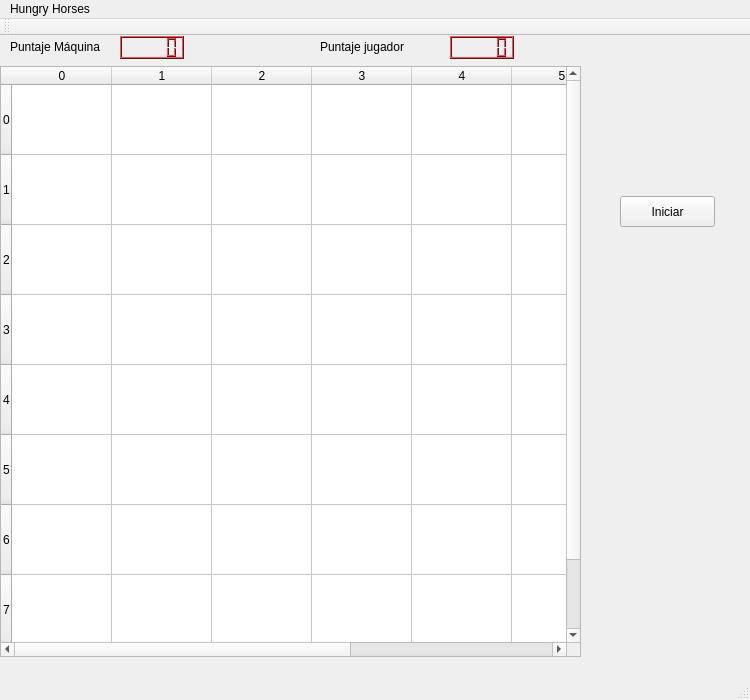
<?xml version="1.0" encoding="UTF-8"?>
<ui version="4.0">
 <class>MainWindow</class>
 <widget class="QMainWindow" name="MainWindow">
  <property name="geometry">
   <rect>
    <x>0</x>
    <y>0</y>
    <width>750</width>
    <height>700</height>
   </rect>
  </property>
  <property name="minimumSize">
   <size>
    <width>750</width>
    <height>700</height>
   </size>
  </property>
  <property name="maximumSize">
   <size>
    <width>750</width>
    <height>700</height>
   </size>
  </property>
  <property name="windowTitle">
   <string>MainWindow</string>
  </property>
  <widget class="QWidget" name="centralWidget">
   <widget class="QLCDNumber" name="puntajeMaquina">
    <property name="geometry">
     <rect>
      <x>120</x>
      <y>0</y>
      <width>64</width>
      <height>23</height>
     </rect>
    </property>
    <property name="palette">
     <palette>
      <active>
       <colorrole role="WindowText">
        <brush brushstyle="SolidPattern">
         <color alpha="255">
          <red>0</red>
          <green>0</green>
          <blue>0</blue>
         </color>
        </brush>
       </colorrole>
       <colorrole role="Button">
        <brush brushstyle="SolidPattern">
         <color alpha="255">
          <red>171</red>
          <green>55</green>
          <blue>55</blue>
         </color>
        </brush>
       </colorrole>
       <colorrole role="Light">
        <brush brushstyle="SolidPattern">
         <color alpha="255">
          <red>255</red>
          <green>83</green>
          <blue>83</blue>
         </color>
        </brush>
       </colorrole>
       <colorrole role="Midlight">
        <brush brushstyle="SolidPattern">
         <color alpha="255">
          <red>213</red>
          <green>69</green>
          <blue>69</blue>
         </color>
        </brush>
       </colorrole>
       <colorrole role="Dark">
        <brush brushstyle="SolidPattern">
         <color alpha="255">
          <red>85</red>
          <green>27</green>
          <blue>27</blue>
         </color>
        </brush>
       </colorrole>
       <colorrole role="Mid">
        <brush brushstyle="SolidPattern">
         <color alpha="255">
          <red>114</red>
          <green>36</green>
          <blue>36</blue>
         </color>
        </brush>
       </colorrole>
       <colorrole role="Text">
        <brush brushstyle="SolidPattern">
         <color alpha="255">
          <red>0</red>
          <green>0</green>
          <blue>0</blue>
         </color>
        </brush>
       </colorrole>
       <colorrole role="BrightText">
        <brush brushstyle="SolidPattern">
         <color alpha="255">
          <red>255</red>
          <green>255</green>
          <blue>255</blue>
         </color>
        </brush>
       </colorrole>
       <colorrole role="ButtonText">
        <brush brushstyle="SolidPattern">
         <color alpha="255">
          <red>0</red>
          <green>0</green>
          <blue>0</blue>
         </color>
        </brush>
       </colorrole>
       <colorrole role="Base">
        <brush brushstyle="SolidPattern">
         <color alpha="255">
          <red>255</red>
          <green>255</green>
          <blue>255</blue>
         </color>
        </brush>
       </colorrole>
       <colorrole role="Window">
        <brush brushstyle="SolidPattern">
         <color alpha="255">
          <red>171</red>
          <green>55</green>
          <blue>55</blue>
         </color>
        </brush>
       </colorrole>
       <colorrole role="Shadow">
        <brush brushstyle="SolidPattern">
         <color alpha="255">
          <red>0</red>
          <green>0</green>
          <blue>0</blue>
         </color>
        </brush>
       </colorrole>
       <colorrole role="AlternateBase">
        <brush brushstyle="SolidPattern">
         <color alpha="255">
          <red>213</red>
          <green>155</green>
          <blue>155</blue>
         </color>
        </brush>
       </colorrole>
       <colorrole role="ToolTipBase">
        <brush brushstyle="SolidPattern">
         <color alpha="255">
          <red>255</red>
          <green>255</green>
          <blue>220</blue>
         </color>
        </brush>
       </colorrole>
       <colorrole role="ToolTipText">
        <brush brushstyle="SolidPattern">
         <color alpha="255">
          <red>0</red>
          <green>0</green>
          <blue>0</blue>
         </color>
        </brush>
       </colorrole>
      </active>
      <inactive>
       <colorrole role="WindowText">
        <brush brushstyle="SolidPattern">
         <color alpha="255">
          <red>0</red>
          <green>0</green>
          <blue>0</blue>
         </color>
        </brush>
       </colorrole>
       <colorrole role="Button">
        <brush brushstyle="SolidPattern">
         <color alpha="255">
          <red>171</red>
          <green>55</green>
          <blue>55</blue>
         </color>
        </brush>
       </colorrole>
       <colorrole role="Light">
        <brush brushstyle="SolidPattern">
         <color alpha="255">
          <red>255</red>
          <green>83</green>
          <blue>83</blue>
         </color>
        </brush>
       </colorrole>
       <colorrole role="Midlight">
        <brush brushstyle="SolidPattern">
         <color alpha="255">
          <red>213</red>
          <green>69</green>
          <blue>69</blue>
         </color>
        </brush>
       </colorrole>
       <colorrole role="Dark">
        <brush brushstyle="SolidPattern">
         <color alpha="255">
          <red>85</red>
          <green>27</green>
          <blue>27</blue>
         </color>
        </brush>
       </colorrole>
       <colorrole role="Mid">
        <brush brushstyle="SolidPattern">
         <color alpha="255">
          <red>114</red>
          <green>36</green>
          <blue>36</blue>
         </color>
        </brush>
       </colorrole>
       <colorrole role="Text">
        <brush brushstyle="SolidPattern">
         <color alpha="255">
          <red>0</red>
          <green>0</green>
          <blue>0</blue>
         </color>
        </brush>
       </colorrole>
       <colorrole role="BrightText">
        <brush brushstyle="SolidPattern">
         <color alpha="255">
          <red>255</red>
          <green>255</green>
          <blue>255</blue>
         </color>
        </brush>
       </colorrole>
       <colorrole role="ButtonText">
        <brush brushstyle="SolidPattern">
         <color alpha="255">
          <red>0</red>
          <green>0</green>
          <blue>0</blue>
         </color>
        </brush>
       </colorrole>
       <colorrole role="Base">
        <brush brushstyle="SolidPattern">
         <color alpha="255">
          <red>255</red>
          <green>255</green>
          <blue>255</blue>
         </color>
        </brush>
       </colorrole>
       <colorrole role="Window">
        <brush brushstyle="SolidPattern">
         <color alpha="255">
          <red>171</red>
          <green>55</green>
          <blue>55</blue>
         </color>
        </brush>
       </colorrole>
       <colorrole role="Shadow">
        <brush brushstyle="SolidPattern">
         <color alpha="255">
          <red>0</red>
          <green>0</green>
          <blue>0</blue>
         </color>
        </brush>
       </colorrole>
       <colorrole role="AlternateBase">
        <brush brushstyle="SolidPattern">
         <color alpha="255">
          <red>213</red>
          <green>155</green>
          <blue>155</blue>
         </color>
        </brush>
       </colorrole>
       <colorrole role="ToolTipBase">
        <brush brushstyle="SolidPattern">
         <color alpha="255">
          <red>255</red>
          <green>255</green>
          <blue>220</blue>
         </color>
        </brush>
       </colorrole>
       <colorrole role="ToolTipText">
        <brush brushstyle="SolidPattern">
         <color alpha="255">
          <red>0</red>
          <green>0</green>
          <blue>0</blue>
         </color>
        </brush>
       </colorrole>
      </inactive>
      <disabled>
       <colorrole role="WindowText">
        <brush brushstyle="SolidPattern">
         <color alpha="255">
          <red>85</red>
          <green>27</green>
          <blue>27</blue>
         </color>
        </brush>
       </colorrole>
       <colorrole role="Button">
        <brush brushstyle="SolidPattern">
         <color alpha="255">
          <red>171</red>
          <green>55</green>
          <blue>55</blue>
         </color>
        </brush>
       </colorrole>
       <colorrole role="Light">
        <brush brushstyle="SolidPattern">
         <color alpha="255">
          <red>255</red>
          <green>83</green>
          <blue>83</blue>
         </color>
        </brush>
       </colorrole>
       <colorrole role="Midlight">
        <brush brushstyle="SolidPattern">
         <color alpha="255">
          <red>213</red>
          <green>69</green>
          <blue>69</blue>
         </color>
        </brush>
       </colorrole>
       <colorrole role="Dark">
        <brush brushstyle="SolidPattern">
         <color alpha="255">
          <red>85</red>
          <green>27</green>
          <blue>27</blue>
         </color>
        </brush>
       </colorrole>
       <colorrole role="Mid">
        <brush brushstyle="SolidPattern">
         <color alpha="255">
          <red>114</red>
          <green>36</green>
          <blue>36</blue>
         </color>
        </brush>
       </colorrole>
       <colorrole role="Text">
        <brush brushstyle="SolidPattern">
         <color alpha="255">
          <red>85</red>
          <green>27</green>
          <blue>27</blue>
         </color>
        </brush>
       </colorrole>
       <colorrole role="BrightText">
        <brush brushstyle="SolidPattern">
         <color alpha="255">
          <red>255</red>
          <green>255</green>
          <blue>255</blue>
         </color>
        </brush>
       </colorrole>
       <colorrole role="ButtonText">
        <brush brushstyle="SolidPattern">
         <color alpha="255">
          <red>85</red>
          <green>27</green>
          <blue>27</blue>
         </color>
        </brush>
       </colorrole>
       <colorrole role="Base">
        <brush brushstyle="SolidPattern">
         <color alpha="255">
          <red>171</red>
          <green>55</green>
          <blue>55</blue>
         </color>
        </brush>
       </colorrole>
       <colorrole role="Window">
        <brush brushstyle="SolidPattern">
         <color alpha="255">
          <red>171</red>
          <green>55</green>
          <blue>55</blue>
         </color>
        </brush>
       </colorrole>
       <colorrole role="Shadow">
        <brush brushstyle="SolidPattern">
         <color alpha="255">
          <red>0</red>
          <green>0</green>
          <blue>0</blue>
         </color>
        </brush>
       </colorrole>
       <colorrole role="AlternateBase">
        <brush brushstyle="SolidPattern">
         <color alpha="255">
          <red>171</red>
          <green>55</green>
          <blue>55</blue>
         </color>
        </brush>
       </colorrole>
       <colorrole role="ToolTipBase">
        <brush brushstyle="SolidPattern">
         <color alpha="255">
          <red>255</red>
          <green>255</green>
          <blue>220</blue>
         </color>
        </brush>
       </colorrole>
       <colorrole role="ToolTipText">
        <brush brushstyle="SolidPattern">
         <color alpha="255">
          <red>0</red>
          <green>0</green>
          <blue>0</blue>
         </color>
        </brush>
       </colorrole>
      </disabled>
     </palette>
    </property>
    <property name="intValue" stdset="0">
     <number>0</number>
    </property>
   </widget>
   <widget class="QLCDNumber" name="puntajeJugador">
    <property name="geometry">
     <rect>
      <x>450</x>
      <y>0</y>
      <width>64</width>
      <height>23</height>
     </rect>
    </property>
    <property name="palette">
     <palette>
      <active>
       <colorrole role="WindowText">
        <brush brushstyle="SolidPattern">
         <color alpha="255">
          <red>0</red>
          <green>0</green>
          <blue>0</blue>
         </color>
        </brush>
       </colorrole>
       <colorrole role="Button">
        <brush brushstyle="SolidPattern">
         <color alpha="255">
          <red>170</red>
          <green>55</green>
          <blue>55</blue>
         </color>
        </brush>
       </colorrole>
       <colorrole role="Light">
        <brush brushstyle="SolidPattern">
         <color alpha="255">
          <red>255</red>
          <green>82</green>
          <blue>82</blue>
         </color>
        </brush>
       </colorrole>
       <colorrole role="Midlight">
        <brush brushstyle="SolidPattern">
         <color alpha="255">
          <red>212</red>
          <green>68</green>
          <blue>68</blue>
         </color>
        </brush>
       </colorrole>
       <colorrole role="Dark">
        <brush brushstyle="SolidPattern">
         <color alpha="255">
          <red>85</red>
          <green>27</green>
          <blue>27</blue>
         </color>
        </brush>
       </colorrole>
       <colorrole role="Mid">
        <brush brushstyle="SolidPattern">
         <color alpha="255">
          <red>113</red>
          <green>36</green>
          <blue>36</blue>
         </color>
        </brush>
       </colorrole>
       <colorrole role="Text">
        <brush brushstyle="SolidPattern">
         <color alpha="255">
          <red>0</red>
          <green>0</green>
          <blue>0</blue>
         </color>
        </brush>
       </colorrole>
       <colorrole role="BrightText">
        <brush brushstyle="SolidPattern">
         <color alpha="255">
          <red>255</red>
          <green>255</green>
          <blue>255</blue>
         </color>
        </brush>
       </colorrole>
       <colorrole role="ButtonText">
        <brush brushstyle="SolidPattern">
         <color alpha="255">
          <red>0</red>
          <green>0</green>
          <blue>0</blue>
         </color>
        </brush>
       </colorrole>
       <colorrole role="Base">
        <brush brushstyle="SolidPattern">
         <color alpha="255">
          <red>255</red>
          <green>255</green>
          <blue>255</blue>
         </color>
        </brush>
       </colorrole>
       <colorrole role="Window">
        <brush brushstyle="SolidPattern">
         <color alpha="255">
          <red>170</red>
          <green>55</green>
          <blue>55</blue>
         </color>
        </brush>
       </colorrole>
       <colorrole role="Shadow">
        <brush brushstyle="SolidPattern">
         <color alpha="255">
          <red>0</red>
          <green>0</green>
          <blue>0</blue>
         </color>
        </brush>
       </colorrole>
       <colorrole role="AlternateBase">
        <brush brushstyle="SolidPattern">
         <color alpha="255">
          <red>212</red>
          <green>155</green>
          <blue>155</blue>
         </color>
        </brush>
       </colorrole>
       <colorrole role="ToolTipBase">
        <brush brushstyle="SolidPattern">
         <color alpha="255">
          <red>255</red>
          <green>255</green>
          <blue>220</blue>
         </color>
        </brush>
       </colorrole>
       <colorrole role="ToolTipText">
        <brush brushstyle="SolidPattern">
         <color alpha="255">
          <red>0</red>
          <green>0</green>
          <blue>0</blue>
         </color>
        </brush>
       </colorrole>
      </active>
      <inactive>
       <colorrole role="WindowText">
        <brush brushstyle="SolidPattern">
         <color alpha="255">
          <red>0</red>
          <green>0</green>
          <blue>0</blue>
         </color>
        </brush>
       </colorrole>
       <colorrole role="Button">
        <brush brushstyle="SolidPattern">
         <color alpha="255">
          <red>170</red>
          <green>55</green>
          <blue>55</blue>
         </color>
        </brush>
       </colorrole>
       <colorrole role="Light">
        <brush brushstyle="SolidPattern">
         <color alpha="255">
          <red>255</red>
          <green>82</green>
          <blue>82</blue>
         </color>
        </brush>
       </colorrole>
       <colorrole role="Midlight">
        <brush brushstyle="SolidPattern">
         <color alpha="255">
          <red>212</red>
          <green>68</green>
          <blue>68</blue>
         </color>
        </brush>
       </colorrole>
       <colorrole role="Dark">
        <brush brushstyle="SolidPattern">
         <color alpha="255">
          <red>85</red>
          <green>27</green>
          <blue>27</blue>
         </color>
        </brush>
       </colorrole>
       <colorrole role="Mid">
        <brush brushstyle="SolidPattern">
         <color alpha="255">
          <red>113</red>
          <green>36</green>
          <blue>36</blue>
         </color>
        </brush>
       </colorrole>
       <colorrole role="Text">
        <brush brushstyle="SolidPattern">
         <color alpha="255">
          <red>0</red>
          <green>0</green>
          <blue>0</blue>
         </color>
        </brush>
       </colorrole>
       <colorrole role="BrightText">
        <brush brushstyle="SolidPattern">
         <color alpha="255">
          <red>255</red>
          <green>255</green>
          <blue>255</blue>
         </color>
        </brush>
       </colorrole>
       <colorrole role="ButtonText">
        <brush brushstyle="SolidPattern">
         <color alpha="255">
          <red>0</red>
          <green>0</green>
          <blue>0</blue>
         </color>
        </brush>
       </colorrole>
       <colorrole role="Base">
        <brush brushstyle="SolidPattern">
         <color alpha="255">
          <red>255</red>
          <green>255</green>
          <blue>255</blue>
         </color>
        </brush>
       </colorrole>
       <colorrole role="Window">
        <brush brushstyle="SolidPattern">
         <color alpha="255">
          <red>170</red>
          <green>55</green>
          <blue>55</blue>
         </color>
        </brush>
       </colorrole>
       <colorrole role="Shadow">
        <brush brushstyle="SolidPattern">
         <color alpha="255">
          <red>0</red>
          <green>0</green>
          <blue>0</blue>
         </color>
        </brush>
       </colorrole>
       <colorrole role="AlternateBase">
        <brush brushstyle="SolidPattern">
         <color alpha="255">
          <red>212</red>
          <green>155</green>
          <blue>155</blue>
         </color>
        </brush>
       </colorrole>
       <colorrole role="ToolTipBase">
        <brush brushstyle="SolidPattern">
         <color alpha="255">
          <red>255</red>
          <green>255</green>
          <blue>220</blue>
         </color>
        </brush>
       </colorrole>
       <colorrole role="ToolTipText">
        <brush brushstyle="SolidPattern">
         <color alpha="255">
          <red>0</red>
          <green>0</green>
          <blue>0</blue>
         </color>
        </brush>
       </colorrole>
      </inactive>
      <disabled>
       <colorrole role="WindowText">
        <brush brushstyle="SolidPattern">
         <color alpha="255">
          <red>85</red>
          <green>27</green>
          <blue>27</blue>
         </color>
        </brush>
       </colorrole>
       <colorrole role="Button">
        <brush brushstyle="SolidPattern">
         <color alpha="255">
          <red>170</red>
          <green>55</green>
          <blue>55</blue>
         </color>
        </brush>
       </colorrole>
       <colorrole role="Light">
        <brush brushstyle="SolidPattern">
         <color alpha="255">
          <red>255</red>
          <green>82</green>
          <blue>82</blue>
         </color>
        </brush>
       </colorrole>
       <colorrole role="Midlight">
        <brush brushstyle="SolidPattern">
         <color alpha="255">
          <red>212</red>
          <green>68</green>
          <blue>68</blue>
         </color>
        </brush>
       </colorrole>
       <colorrole role="Dark">
        <brush brushstyle="SolidPattern">
         <color alpha="255">
          <red>85</red>
          <green>27</green>
          <blue>27</blue>
         </color>
        </brush>
       </colorrole>
       <colorrole role="Mid">
        <brush brushstyle="SolidPattern">
         <color alpha="255">
          <red>113</red>
          <green>36</green>
          <blue>36</blue>
         </color>
        </brush>
       </colorrole>
       <colorrole role="Text">
        <brush brushstyle="SolidPattern">
         <color alpha="255">
          <red>85</red>
          <green>27</green>
          <blue>27</blue>
         </color>
        </brush>
       </colorrole>
       <colorrole role="BrightText">
        <brush brushstyle="SolidPattern">
         <color alpha="255">
          <red>255</red>
          <green>255</green>
          <blue>255</blue>
         </color>
        </brush>
       </colorrole>
       <colorrole role="ButtonText">
        <brush brushstyle="SolidPattern">
         <color alpha="255">
          <red>85</red>
          <green>27</green>
          <blue>27</blue>
         </color>
        </brush>
       </colorrole>
       <colorrole role="Base">
        <brush brushstyle="SolidPattern">
         <color alpha="255">
          <red>170</red>
          <green>55</green>
          <blue>55</blue>
         </color>
        </brush>
       </colorrole>
       <colorrole role="Window">
        <brush brushstyle="SolidPattern">
         <color alpha="255">
          <red>170</red>
          <green>55</green>
          <blue>55</blue>
         </color>
        </brush>
       </colorrole>
       <colorrole role="Shadow">
        <brush brushstyle="SolidPattern">
         <color alpha="255">
          <red>0</red>
          <green>0</green>
          <blue>0</blue>
         </color>
        </brush>
       </colorrole>
       <colorrole role="AlternateBase">
        <brush brushstyle="SolidPattern">
         <color alpha="255">
          <red>170</red>
          <green>55</green>
          <blue>55</blue>
         </color>
        </brush>
       </colorrole>
       <colorrole role="ToolTipBase">
        <brush brushstyle="SolidPattern">
         <color alpha="255">
          <red>255</red>
          <green>255</green>
          <blue>220</blue>
         </color>
        </brush>
       </colorrole>
       <colorrole role="ToolTipText">
        <brush brushstyle="SolidPattern">
         <color alpha="255">
          <red>0</red>
          <green>0</green>
          <blue>0</blue>
         </color>
        </brush>
       </colorrole>
      </disabled>
     </palette>
    </property>
   </widget>
   <widget class="QLabel" name="label">
    <property name="geometry">
     <rect>
      <x>10</x>
      <y>0</y>
      <width>111</width>
      <height>21</height>
     </rect>
    </property>
    <property name="text">
     <string>Puntaje Máquina</string>
    </property>
   </widget>
   <widget class="QLabel" name="nickJugador">
    <property name="geometry">
     <rect>
      <x>320</x>
      <y>0</y>
      <width>111</width>
      <height>21</height>
     </rect>
    </property>
    <property name="text">
     <string>Puntaje jugador</string>
    </property>
   </widget>
   <widget class="QTableWidget" name="tableroGraficoJuego">
    <property name="geometry">
     <rect>
      <x>0</x>
      <y>30</y>
      <width>581</width>
      <height>591</height>
     </rect>
    </property>
    <property name="sizePolicy">
     <sizepolicy hsizetype="Expanding" vsizetype="Expanding">
      <horstretch>0</horstretch>
      <verstretch>0</verstretch>
     </sizepolicy>
    </property>
    <property name="maximumSize">
     <size>
      <width>750</width>
      <height>750</height>
     </size>
    </property>
    <property name="baseSize">
     <size>
      <width>20</width>
      <height>20</height>
     </size>
    </property>
    <property name="sizeAdjustPolicy">
     <enum>QAbstractScrollArea::AdjustIgnored</enum>
    </property>
    <property name="iconSize">
     <size>
      <width>20</width>
      <height>20</height>
     </size>
    </property>
    <property name="showGrid">
     <bool>true</bool>
    </property>
    <attribute name="horizontalHeaderDefaultSectionSize">
     <number>70</number>
    </attribute>
    <attribute name="horizontalHeaderMinimumSectionSize">
     <number>100</number>
    </attribute>
    <attribute name="horizontalHeaderShowSortIndicator" stdset="0">
     <bool>true</bool>
    </attribute>
    <attribute name="verticalHeaderDefaultSectionSize">
     <number>70</number>
    </attribute>
    <row>
     <property name="text">
      <string>0</string>
     </property>
    </row>
    <row>
     <property name="text">
      <string>1</string>
     </property>
    </row>
    <row>
     <property name="text">
      <string>2</string>
     </property>
    </row>
    <row>
     <property name="text">
      <string>3</string>
     </property>
    </row>
    <row>
     <property name="text">
      <string>4</string>
     </property>
    </row>
    <row>
     <property name="text">
      <string>5</string>
     </property>
    </row>
    <row>
     <property name="text">
      <string>6</string>
     </property>
    </row>
    <row>
     <property name="text">
      <string>7</string>
     </property>
    </row>
    <column>
     <property name="text">
      <string>0</string>
     </property>
    </column>
    <column>
     <property name="text">
      <string>1</string>
     </property>
    </column>
    <column>
     <property name="text">
      <string>2</string>
     </property>
    </column>
    <column>
     <property name="text">
      <string>3</string>
     </property>
    </column>
    <column>
     <property name="text">
      <string>4</string>
     </property>
    </column>
    <column>
     <property name="text">
      <string>5</string>
     </property>
    </column>
    <column>
     <property name="text">
      <string>6</string>
     </property>
    </column>
    <column>
     <property name="text">
      <string>7</string>
     </property>
    </column>
    <item row="0" column="0">
     <property name="text">
      <string/>
     </property>
     <property name="flags">
      <set>ItemIsSelectable</set>
     </property>
    </item>
   </widget>
   <widget class="QPushButton" name="iniciarJuego">
    <property name="geometry">
     <rect>
      <x>620</x>
      <y>160</y>
      <width>95</width>
      <height>31</height>
     </rect>
    </property>
    <property name="text">
     <string>Iniciar</string>
    </property>
   </widget>
  </widget>
  <widget class="QMenuBar" name="menuBar">
   <property name="geometry">
    <rect>
     <x>0</x>
     <y>0</y>
     <width>583</width>
     <height>22</height>
    </rect>
   </property>
   <widget class="QMenu" name="menuHungry_Horses">
    <property name="title">
     <string>Hungry Horses</string>
    </property>
    <widget class="QMenu" name="menuNivel_de_Juego">
     <property name="title">
      <string>Nivel de Juego</string>
     </property>
     <addaction name="actionPrincipiante"/>
     <addaction name="actionAmateur"/>
     <addaction name="actionProfesional"/>
     <addaction name="actionLeyenda"/>
    </widget>
    <addaction name="actionSalir"/>
    <addaction name="separator"/>
    <addaction name="menuNivel_de_Juego"/>
   </widget>
   <addaction name="menuHungry_Horses"/>
  </widget>
  <widget class="QToolBar" name="mainToolBar">
   <attribute name="toolBarArea">
    <enum>TopToolBarArea</enum>
   </attribute>
   <attribute name="toolBarBreak">
    <bool>false</bool>
   </attribute>
  </widget>
  <widget class="QStatusBar" name="statusBar"/>
  <action name="actionSalir">
   <property name="text">
    <string>Salir</string>
   </property>
  </action>
  <action name="actionPrincipiante">
   <property name="text">
    <string>Principiante</string>
   </property>
  </action>
  <action name="actionAmateur">
   <property name="text">
    <string>Amateur</string>
   </property>
  </action>
  <action name="actionProfesional">
   <property name="text">
    <string>Experto</string>
   </property>
  </action>
  <action name="actionLeyenda">
   <property name="text">
    <string>Leyenda</string>
   </property>
  </action>
 </widget>
 <layoutdefault spacing="6" margin="11"/>
 <resources/>
 <connections/>
</ui>
